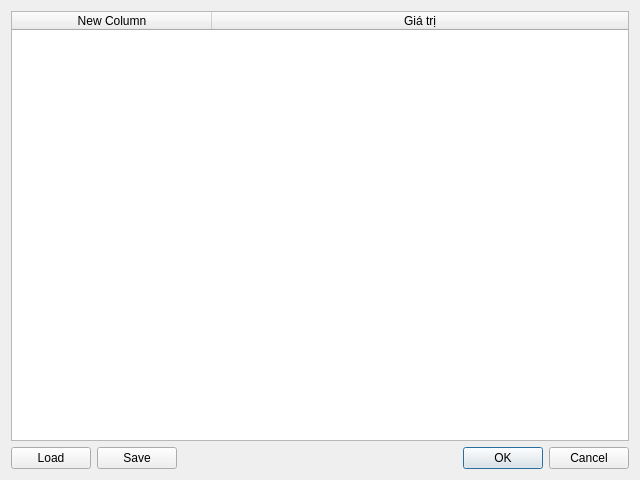
<?xml version="1.0" encoding="UTF-8"?>
<ui version="4.0">
 <class>DialogConfig</class>
 <widget class="QDialog" name="DialogConfig">
  <property name="geometry">
   <rect>
    <x>0</x>
    <y>0</y>
    <width>640</width>
    <height>480</height>
   </rect>
  </property>
  <property name="windowTitle">
   <string>Dialog</string>
  </property>
  <layout class="QGridLayout" name="gridLayout">
   <item row="0" column="0" colspan="3">
    <widget class="QTableWidget" name="tableWidget">
     <property name="sortingEnabled">
      <bool>true</bool>
     </property>
     <attribute name="horizontalHeaderVisible">
      <bool>true</bool>
     </attribute>
     <attribute name="horizontalHeaderCascadingSectionResizes">
      <bool>false</bool>
     </attribute>
     <attribute name="horizontalHeaderDefaultSectionSize">
      <number>200</number>
     </attribute>
     <attribute name="horizontalHeaderHighlightSections">
      <bool>true</bool>
     </attribute>
     <attribute name="horizontalHeaderMinimumSectionSize">
      <number>30</number>
     </attribute>
     <attribute name="horizontalHeaderStretchLastSection">
      <bool>true</bool>
     </attribute>
     <column>
      <property name="text">
       <string>New Column</string>
      </property>
     </column>
     <column>
      <property name="text">
       <string>Giá trị</string>
      </property>
     </column>
    </widget>
   </item>
   <item row="1" column="2">
    <widget class="QDialogButtonBox" name="buttonBox">
     <property name="orientation">
      <enum>Qt::Horizontal</enum>
     </property>
     <property name="standardButtons">
      <set>QDialogButtonBox::Cancel|QDialogButtonBox::Ok</set>
     </property>
    </widget>
   </item>
   <item row="1" column="0">
    <widget class="QPushButton" name="pushButton_load">
     <property name="text">
      <string>Load</string>
     </property>
    </widget>
   </item>
   <item row="1" column="1">
    <widget class="QPushButton" name="pushButton_save">
     <property name="text">
      <string>Save</string>
     </property>
    </widget>
   </item>
  </layout>
 </widget>
 <resources/>
 <connections>
  <connection>
   <sender>buttonBox</sender>
   <signal>accepted()</signal>
   <receiver>DialogConfig</receiver>
   <slot>accept()</slot>
   <hints>
    <hint type="sourcelabel">
     <x>248</x>
     <y>254</y>
    </hint>
    <hint type="destinationlabel">
     <x>157</x>
     <y>274</y>
    </hint>
   </hints>
  </connection>
  <connection>
   <sender>buttonBox</sender>
   <signal>rejected()</signal>
   <receiver>DialogConfig</receiver>
   <slot>reject()</slot>
   <hints>
    <hint type="sourcelabel">
     <x>316</x>
     <y>260</y>
    </hint>
    <hint type="destinationlabel">
     <x>286</x>
     <y>274</y>
    </hint>
   </hints>
  </connection>
 </connections>
</ui>
